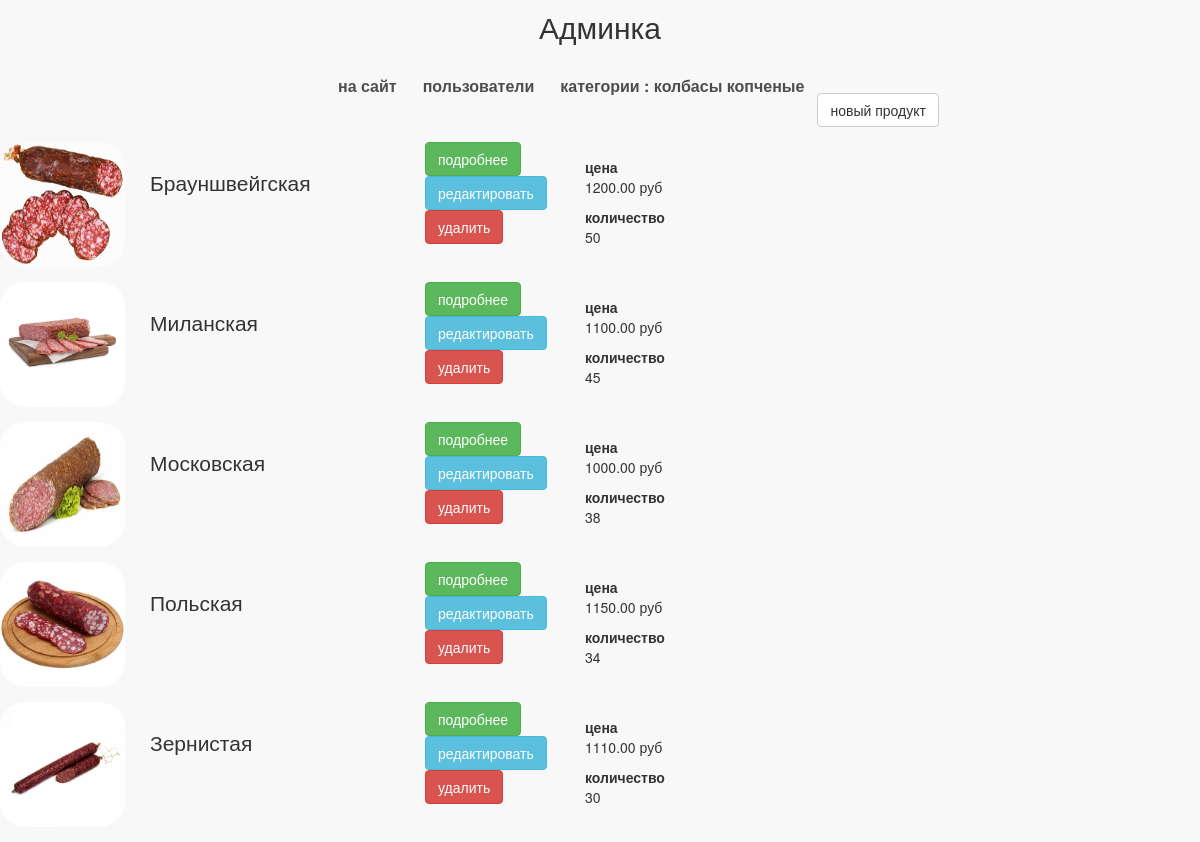
Screenshot of /my/admin/category/3/products/ (signed in) with the database file from the repository.
### mainapp/models.py (models this page shows, shortened)
class ProductCategory(models.Model):
    name = models.CharField(verbose_name='имя', max_length=128)
    description = models.TextField(verbose_name='описание', blank=True)
    is_active = models.BooleanField(default=True, db_index=True)

class Product(models.Model):
    category = models.ForeignKey(ProductCategory, on_delete=models.CASCADE, verbose_name='категория продукта')
    name = models.CharField(verbose_name='имя продукта', max_length=128)
    image = models.ImageField(upload_to='products_images', blank=True)
    short_desc = models.CharField(verbose_name='краткое описание продукта', max_length=64, blank=True)
    description = models.TextField(verbose_name='описание продукта', blank=True)
    price = models.DecimalField(verbose_name='цена продукта', max_digits=8, decimal_places=2, default=0)
    quantity = models.IntegerField(verbose_name='количество на складе', default=0)
    is_active = models.BooleanField(default=True, db_index=True)

### adminapp/views.py (the view)
# urls.py: path('category/<int:category_pk>/products/', adminapp.category_products, name='category_products'),
@user_passes_test(lambda x: x.is_superuser)
def category_products(request, category_pk):
    category = get_object_or_404(ProductCategory, pk=category_pk)
    object_list = category.product_set.all()
    context = {
        'page_title': f'категория {category.name}/продукты',
        'category': category,
        'object_list': object_list
    }
    return render(request, 'adminapp/category_products_list.html', context)

### mainapp/context_processors.py (called while the page is built)
def catalog_menu(request):
    if settings.LOW_CACHE:
        key = 'links_menu'
        links_menu = cache.get(key)
        if links_menu is None:
            links_menu = ProductCategory.objects.filter(is_active=True)
            cache.set(key, links_menu)
    else:
        links_menu = ProductCategory.objects.filter(is_active=True)
    return {'catalog_menu': links_menu}

### adminapp/templates/adminapp/category_products_list.html (shortened to what this page needs)
{% extends 'adminapp/common.html' %}
{% load static %}
{% block content %}
    <div class="products_list">
        <a class="new_product btn btn-default"
           href={% url 'my_admin:product_create' category_pk=category.pk %}>новый продукт</a>
        {% for object in object_list %}
            <div class="product_record {% if not object.is_active %}not_active{% endif %}">
                <img src="/media/{{ object.image|default:'products_images/default.jpg' }}" alt="{{ object.name }}">
                <div class="product_name">
                    {{ object.name|title }}
                </div>
                <div class="product_actions">
                    <a href="{% url 'my_admin:product_read' object.pk %}"
                       class="btn btn-success">подробнее</a>
                    <a href="{% url 'my_admin:product_update' object.pk %}"
                       class="btn btn-info">редактировать</a>
                    <a href="{% url 'my_admin:product_delete' object.pk %}"
                       class="btn btn-danger">удалить</a>
                </div>
                <div class="summary">
                    <b>цена</b>
                    <p>{{ object.price }} руб</p>
                    <b>количество</b>
                    <p>{{ object.quantity }}</p>
                </div>
            </div>
        {% endfor %}
    </div>
{% endblock %}

### adminapp/templates/adminapp/includes/inc__admin_menu.html
<ul class="menu">
    <li>
        <a href="{% url 'main:index' %}">на сайт</a>
    </li>
    <li>
        <a href="{% url 'my_admin:index' %}">пользователи</a>
    </li>
    <li>
        <a href="{% url 'my_admin:categories_read' %}">
            категории
            {% if category %}
                : {{ category.name }}
            {% endif %}
        </a>
    </li>
</ul>

### static/css/style.css (style rules this page uses)
* { margin: 0; padding: 0; }
body { background-color: #f8f8f8; }
.menu { padding-top: 22px; padding-right: 25px; float: right; list-style-type: none; }
.menu li { float: left; }
.menu li a { color: #4d4d4d; font-size: 16px; font-weight: 600; text-decoration: none; text-align: right; padding: 10px 13px; }
.admin_menu ul.menu { display: block; float: none; width: 550px; height: 50px; margin: auto; color: #555; }
.product_record { height: 125px; margin: 15px auto; position: relative; }
.product_record .product_name { display: block; float: left; margin-top: 25px; margin-left: 25px; width: 250px; font-size: 150%; }
.product_record .product_actions { display: block; float: left; margin-top: 0; margin-left: 25px; width: 135px; }
.product_record .summary { display: block; float: left; margin-top: 15px; margin-left: 25px; width: 100px; }
.product_record img { display: block; float: left; height: 125px; width: 125px; border-radius: 25px; }

### rows the page displays
ProductCategory: name "колбасы копченые"
Product: image (picture), name "Брауншвейгская", price "1200.00", quantity "50"
Product: image (picture), name "Миланская", price "1100.00", quantity "45"
Product: image (picture), name "Московская", price "1000.00", quantity "38"
Product: image (picture), name "Польская", price "1150.00", quantity "34"
Product: image (picture), name "Зернистая", price "1110.00", quantity "30"
